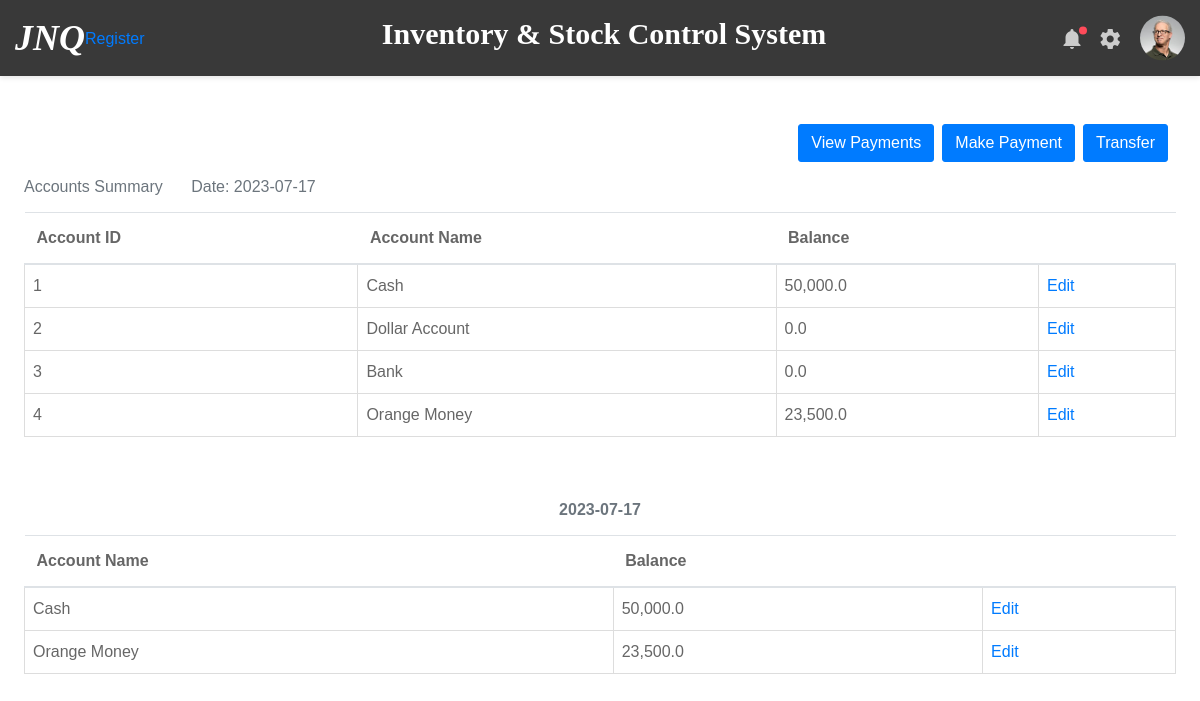
Before: /view_accounts with the older database file.
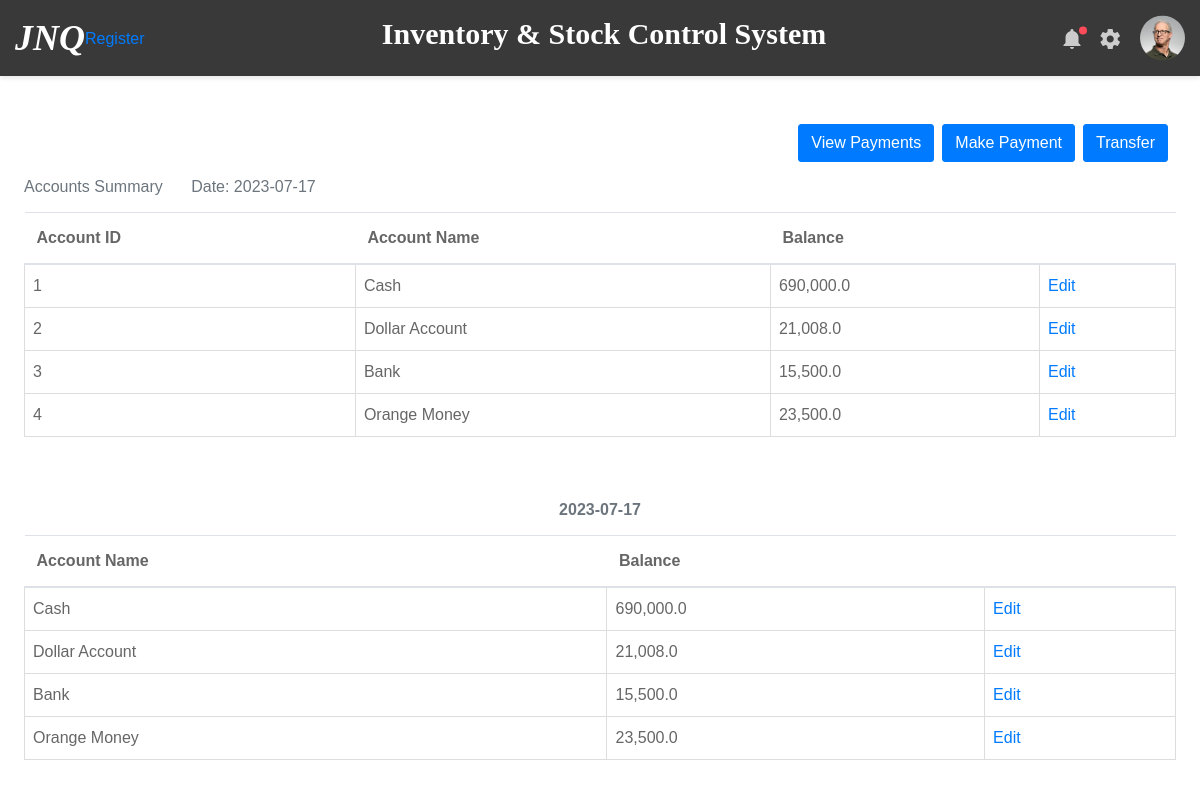
After: the same page with the newer database file.
### inventory/models.py (models this page shows)
class Account(db.Model):
    id = db.Column(db.Integer, primary_key=True)
    account_name = db.Column(db.String(50), unique=True, nullable=False)
    balance = db.Column(db.Float, default=0.0)
    movements_from = db.relationship('AccountMovement', foreign_keys='AccountMovement.transfer_from_id',
                                     backref='transfer_from', lazy=True)
    movements_to = db.relationship('AccountMovement', foreign_keys='AccountMovement.transfer_to_id',
                                   backref='transfer_to', lazy=True)
    balance_logs = db.relationship('AccountBalanceLog', backref='account', lazy=True)

class AccountBalanceLog(db.Model):
    id = db.Column(db.Integer, primary_key=True)
    account_id = db.Column(db.Integer, db.ForeignKey('account.id'), nullable=False)
    timestamp = db.Column(db.DateTime, nullable=False, default=datetime.now)
    balance = db.Column(db.Float, nullable=False)

### inventory/routes.py (the view)
@app.route('/view_accounts', methods=['GET', 'POST'])
def view_accounts():
    date = today_date()
    accounts = Account.query.all()
    balance_log_lookup = {}
    for account in accounts:
        account_name = account.account_name
        balance_logs = AccountBalanceLog.query.filter(AccountBalanceLog.account_id == account.id).order_by(
            AccountBalanceLog.timestamp.desc()).all()  # Grab the balance logs of every account
        if balance_logs:
            for balance_log in balance_logs:
                date = balance_log.timestamp.date()
                if date in balance_log_lookup:
                    if account_name in balance_log_lookup[date]:
                        balance_log_lookup[date][account_name].append(balance_log.balance)
                    else:
                        balance_log_lookup[date][account_name] = [balance_log.balance]
                else:
                    balance_log_lookup[date] = {account_name: [balance_log.balance]}
    return render_template('view_accounts.html', accounts=accounts, date=date, balance_log_lookup=balance_log_lookup)

### inventory/routes.py (called while the page is built)
def today_date():
    date_today = datetime.today().strftime('%Y-%m-%d')
    return date_today

### inventory/templates/view_accounts.html
{% extends 'layout.html' %}
{% block content %}
<div class="mb-4 mr-4 ml-4">
    <div class="d-flex justify-content-end">
        <a href="{{ url_for('view_payments') }}"><button class="btn btn-primary mr-2">View Payments</button></a>
        <a href="{{ url_for('make_payment') }}"><button class="btn btn-primary mr-2">Make Payment</button></a>
        <a href="{{ url_for('account_transfer') }}"><button class="btn btn-primary mr-2">Transfer</button></a>
    </div>
    <table class="table">
        <caption style="caption-side: top">Accounts Summary<span class="ml-4"> Date: {{date}}</span></caption>
        <thead>
            <tr>
                <th scope="col">Account ID</th>
                <th scope="col">Account Name</th>
                <th scope="col">Balance</th>
                <th></th>
            </tr>
        </thead>
        <tbody>
            {% for account in accounts %}
            <tr>
                <td>{{ account.id }}</td>
                <td>{{ account.account_name }}</td>
                <td>{{ "{:,}".format(account.balance) }}</td>
                <td><a href="#">Edit</a></td>
            </tr>
            {% endfor %}
        </tbody>
    </table>
    {% for key, value in balance_log_lookup.items() %}
        <table class="table mt-5">
            <caption style="caption-side: top"><span class="d-flex justify-content-center font-weight-bold">{{ key }}</span></caption>
            <thead>
                <tr>
                    <th scope="col">Account Name </th>
                    <th scope="col">Balance</th>
                    <th></th>
                </tr>
            </thead>
            <tbody>
                {% for account_name, balance in value.items() %}
                <tr>
                    <td>{{ account_name }}</td>
                    <td>{{ "{:,}".format(balance[0]) }}</td>
                    <td><a href="#">Edit</a></td>
                </tr>
                {% endfor %}
            </tbody>
        </table>
    {% endfor %}
</div>
{% endblock %}

Changed rows visible on the page:
no longer on this page (row unchanged): AccountBalanceLog: balance "50,000.0"
changed Account "Cash": balance "50,000.0" → "690,000.0"
now on one of the page's lists (row edited): Account: account_name "Dollar Account"
changed Account "Dollar Account": balance "0.0" → "21,008.0"
now on one of the page's lists (row edited): Account: account_name "Bank"
changed Account "Bank": balance "0.0" → "15,500.0"
added AccountBalanceLog: balance "690,000.0"
added AccountBalanceLog: balance "21,008.0"
added AccountBalanceLog: balance "15,500.0"
